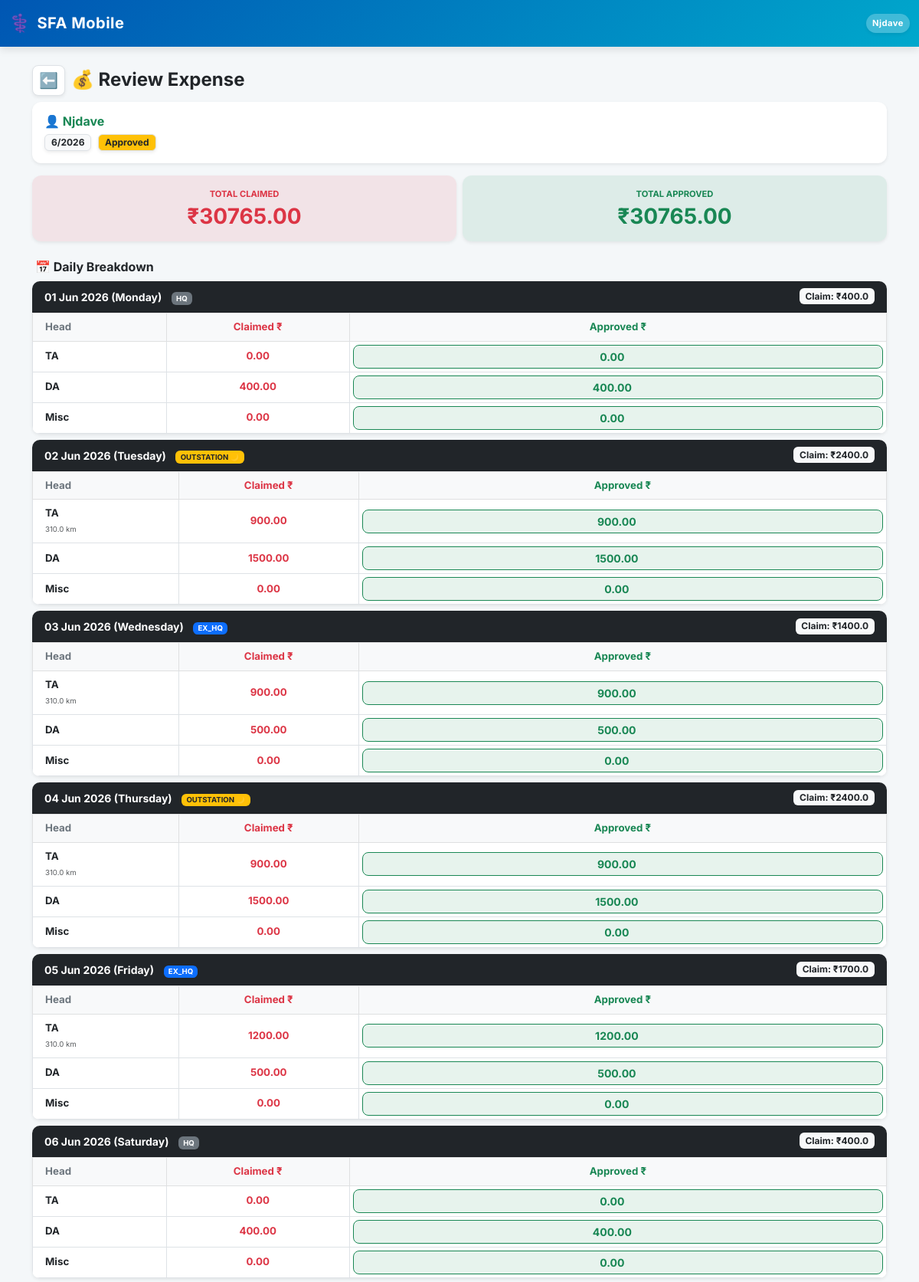
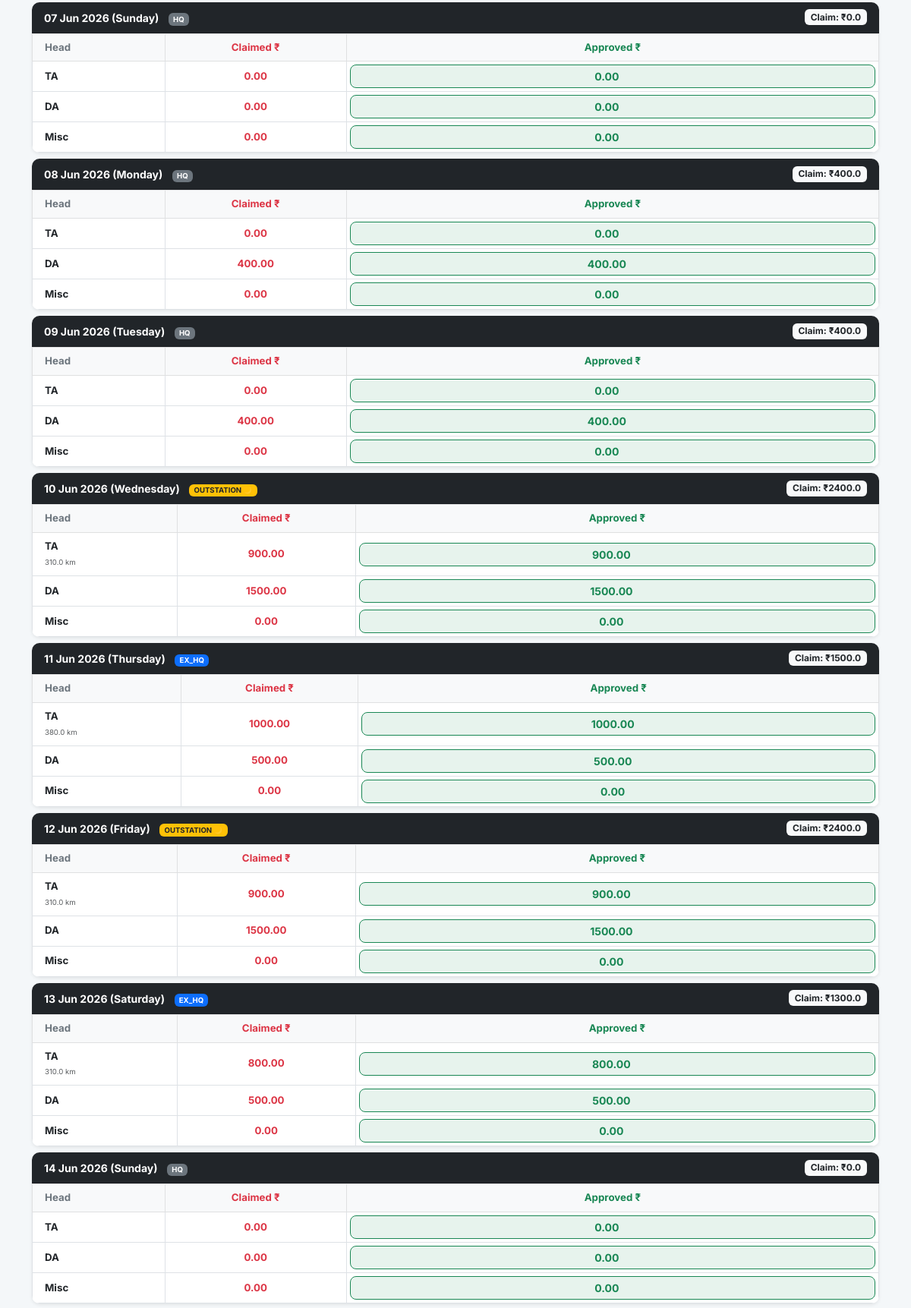
/approvals/expense/9/ (signed in, upper part), run on the app's committed database (2 pictures, top to bottom).
### SFA/models.py (models this page shows, shortened)
class Employee(models.Model):
    user = models.OneToOneField(User, on_delete=models.CASCADE, null=True, blank=True)
    company = models.ForeignKey(Company, on_delete=models.PROTECT, related_name='employees') # Already Correct
    DESIGNATION_CHOICES = [
        ('MR', 'Medical Representative'),
        ('ABM', 'Area Business Manager'),
        ('RBM', 'Regional Business Manager'),
        ('ZBM', 'Zonal Business Manager'),
        ('NSM', 'National Sales Manager'),
        ('Admin', 'System Administrator'),
    ]
    name = models.CharField(max_length=100)
    employee_code = models.CharField(max_length=50, unique=True)
    designation = models.CharField(max_length=5, choices=DESIGNATION_CHOICES, default='MR')
    manager = models.ForeignKey('self', on_delete=models.SET_NULL, null=True, blank=True, related_name='subordinates')
    headquarter = models.ForeignKey(Territory, on_delete=models.SET_NULL, null=True, blank=True)
    phone = models.CharField(max_length=15)
    joining_date = models.DateField(default=timezone.now, help_text="Employee ki company join karne ki date. DCR calendar is date se aage hi banega, pehle ka nahi.")
    photo = models.ImageField(upload_to='employee_photos/', blank=True, null=True, help_text="Employee ki profile photo")
    address = models.TextField(blank=True, null=True, help_text="Employee ka home address")
    is_active = models.BooleanField(default=True, help_text="False matlab ye employee company chhod chuka hai ya inactive hai.")
    leaving_date = models.DateField(null=True, blank=True, help_text="Employee ke company chhodne ki tareekh.")
    dob = models.DateField(null=True, blank=True, verbose_name="Date of Birth")
    anniversary = models.DateField(null=True, blank=True, verbose_name="Marriage Anniversary")
    blood_group = models.CharField(max_length=10, blank=True, null=True)
    emergency_contact = models.CharField(max_length=15, blank=True, null=True)
    permanent_address = models.TextField(blank=True, null=True)
    father_name = models.CharField(max_length=100, blank=True, null=True)
    father_dob = models.DateField(null=True, blank=True)
    father_mobile = models.CharField(max_length=15, blank=True, null=True)
    father_occupation = models.CharField(max_length=100, blank=True, null=True)
    mother_name = models.CharField(max_length=100, blank=True, null=True)
    mother_dob = models.DateField(null=True, blank=True)
    mother_mobile = models.CharField(max_length=15, blank=True, null=True)
    mother_occupation = models.CharField(max_length=100, blank=True, null=True)
    spouse_name = models.CharField(max_length=100, blank=True, null=True)
    spouse_dob = models.DateField(null=True, blank=True)
    spouse_mobile = models.CharField(max_length=15, blank=True, null=True)
    spouse_occupation = models.CharField(max_length=100, blank=True, null=True)
    child1_name = models.CharField(max_length=100, blank=True, null=True)
    child1_dob = models.DateField(null=True, blank=True)
    child2_name = models.CharField(max_length=100, blank=True, null=True)
    child2_dob = models.DateField(null=True, blank=True)
    EMPLOYMENT_STATUS_CHOICES = [
        ('active', 'Active'),
        ('resigned', 'Resigned'),
        ('retired', 'Retired'),
        ('transferred', 'Transferred'),
        ('terminated', 'Terminated'),
        ('vacant', 'Vacant (Placeholder)'),   # 🌟 Dummy employee jab tak naya MR na aaye
        ('archived', 'Archived (Old Dummy)'), # 🌟 Dummy jiska kaam ho gaya, naye employee ko sab de diya
    ]
    employment_status = models.CharField(
        max_length=15, choices=EMPLOYMENT_STATUS_CHOICES, default='active',
        help_text="is_active sirf access/login control karta hai; ye field WAJAH/reason batata hai."
    )
    is_placeholder = models.BooleanField(
        default=False,
        help_text="True = ye ek 'Vacant_<HQ>' dummy employee hai, asli insaan nahi. Joint Work me normal employee jaisa hi treat hota hai (use individual hi maana jayega)."
    )

class MonthlyExpenseReport(models.Model):
    STATUS_CHOICES = (('Draft', 'Draft'), ('Pending', 'Pending Approval'), ('Approved', 'Approved'), ('Rejected', 'Rejected'))
    employee = models.ForeignKey(Employee, on_delete=models.CASCADE, related_name='monthly_expenses')
    month = models.IntegerField()
    year = models.IntegerField()
    status = models.CharField(max_length=20, choices=STATUS_CHOICES, default='Draft')
    manager_remark = models.TextField(blank=True, null=True)
    is_modified = models.BooleanField(default=False)
    created_at = models.DateTimeField(auto_now_add=True)
    class Meta: unique_together = ('employee', 'month', 'year')

class DailyExpense(models.Model):
    TERRITORY_CATEGORY_CHOICES = [
        ('HQ', 'Headquarter'),
        ('EX_HQ', 'Ex-Headquarter'),
        ('OUTSTATION', 'Outstation'),
        ('RETURN', 'Return Day'),
    ]
    monthly_report = models.ForeignKey(MonthlyExpenseReport, on_delete=models.CASCADE, related_name='daily_lines', null=True, blank=True)
    employee = models.ForeignKey(Employee, on_delete=models.CASCADE, related_name='expenses')
    date = models.DateField()
    territory_category = models.CharField(max_length=15, choices=TERRITORY_CATEGORY_CHOICES, blank=True, null=True)
    night_stay = models.BooleanField(default=False)
    distance_km = models.DecimalField(max_digits=6, decimal_places=1, default=0.0)
    ta_amount    = models.DecimalField(max_digits=8, decimal_places=2, default=0.00)
    da_amount    = models.DecimalField(max_digits=8, decimal_places=2, default=0.00)
    misc_amount  = models.DecimalField(max_digits=8, decimal_places=2, default=0.00)
    misc_bill    = models.ImageField(upload_to='expense_bills/', blank=True, null=True, help_text="Bill photo for miscellaneous expense")
    actual_fare  = models.DecimalField(max_digits=8, decimal_places=2, default=0.00,
                    help_text="200+ km pe actual travel fare — MR enters at Day End")
    is_slab3     = models.BooleanField(default=False, help_text="True if distance > slab2_upto_km")
    approved_ta   = models.DecimalField(max_digits=8, decimal_places=2, null=True, blank=True)
    approved_da   = models.DecimalField(max_digits=8, decimal_places=2, null=True, blank=True)
    approved_misc = models.DecimalField(max_digits=8, decimal_places=2, null=True, blank=True)
    remark = models.CharField(max_length=255, blank=True, null=True)
    created_at = models.DateTimeField(auto_now_add=True)
    class Meta:
        unique_together = ('employee', 'date')

### SFA/views/expenses.py (the view, shortened to what this page needs)
# urls.py: path('approvals/expense/<int:exp_id>/', views.review_expense_view, name='review_expense'),
@employee_required
def review_expense_view(request, employee, exp_id):
    manager    = employee
    exp_report = get_object_or_404(MonthlyExpenseReport, id=exp_id)
    if exp_report.employee not in get_full_team_employees(manager) and manager.designation != 'NSM':
        return redirect('manager_approvals')
    daily_expenses = exp_report.daily_lines.all().order_by('date')
    for de in daily_expenses:
        de.day_claimed = float((de.ta_amount or 0) + (de.da_amount or 0) + (de.misc_amount or 0))
    total_claimed  = sum(de.day_claimed for de in daily_expenses)
    total_approved = sum(
        float(de.approved_ta   if de.approved_ta   is not None else de.ta_amount) +
        float(de.approved_da   if de.approved_da   is not None else de.da_amount) +
        float(de.approved_misc if de.approved_misc is not None else de.misc_amount)
        for de in daily_expenses
    )
    return render(request, 'review_expense.html', {
        'exp_report':     exp_report,
        'daily_expenses': daily_expenses,
        'total_claimed':  round(total_claimed, 2),
        'total_approved': round(total_approved, 2),
    })

### SFA/context_processors.py (called while the page is built)
def notification_counts(request):
    if request.user.is_authenticated and hasattr(request.user, 'employee'):
        employee = request.user.employee
        return {
            'unread_notif_count': SystemNotification.objects.filter(
                employee=employee, is_read=False
            ).count(),
            'unread_msg_count': DirectMessage.objects.filter(
                receiver=employee, is_read=False
            ).count(),
        }
    return {
        'unread_notif_count': 0,
        'unread_msg_count': 0,
    }

### SFA/services/team.py (called while the page is built)
def get_full_team_employees(employee, include_inactive=False):
    team_ids = {employee.id}
    managers_to_check = [employee.id]
    while managers_to_check:
        subs_qs = Employee.objects.filter(manager_id__in=managers_to_check)
        if not include_inactive:
            subs_qs = subs_qs.filter(is_active=True)
        subs = list(subs_qs.values_list('id', flat=True))
        if not subs:
            break
        managers_to_check = subs
        team_ids.update(subs)
    qs = Employee.objects.filter(id__in=team_ids)
    if not include_inactive:
        qs = qs.filter(is_active=True)
    return qs

### SFA/templates/review_expense.html (shortened to what this page needs)
{% extends 'base.html' %}
{% block content %}
<div class="container-fluid p-0 mb-4">
    <div class="d-flex align-items-center gap-2 mb-2">
        <a href="{% url 'manager_approvals' %}" class="btn btn-light shadow-sm btn-sm px-2.5 py-1 rounded-3 border bg-white text-secondary">
            <span class="fs-5 fw-bold">⬅️</span>
        </a>
        <h4 class="fw-bold text-dark mb-0">💰 Review Expense</h4>
    </div>
    <div class="card border-0 shadow-sm mb-3 bg-white" style="border-left: 4px solid #198754;">
        <div class="card-body p-3">
            <h6 class="fw-bold text-success mb-1">👤 {{ exp_report.employee.name }}</h6>
            <span class="badge bg-light text-dark border px-2 py-1 fw-bold shadow-sm">{{ exp_report.month }}/{{ exp_report.year }}</span>
            <span class="badge bg-warning text-dark border px-2 py-1 fw-bold shadow-sm ms-1">{{ exp_report.status }}</span>
        </div>
    </div>
    <div class="row g-2 mb-4">
        <div class="col-6">
            <div class="card border-danger bg-danger bg-opacity-10 shadow-sm text-center p-3 h-100" style="border-radius:12px;">
                <small class="text-danger fw-bold" style="font-size:0.7rem;">TOTAL CLAIMED</small>
                <h3 class="fw-bold text-danger mb-0 mt-1">₹{{ total_claimed|floatformat:2 }}</h3>
            </div>
        </div>
        <div class="col-6">
            <div class="card border-success bg-success bg-opacity-10 shadow-sm text-center p-3 h-100" style="border-radius:12px;">
                <small class="text-success fw-bold" style="font-size:0.7rem;">TOTAL APPROVED</small>
                <h3 class="fw-bold text-success mb-0 mt-1">₹{{ total_approved|floatformat:2 }}</h3>
            </div>
        </div>
    </div>
    <form method="POST">
        <h6 class="fw-bold text-dark mb-2 px-1">📅 Daily Breakdown</h6>
        {% for de in daily_expenses %}
        <div class="card border-0 shadow-sm mb-2 bg-white" style="border-radius:10px; overflow:hidden;">
            <div class="card-header bg-dark text-white d-flex justify-content-between align-items-center py-2 px-3">
                <div>
                    <span class="fw-bold small">{{ de.date|date:"d M Y (l)" }}</span>
                    {% if de.territory_category %}
                    <span class="badge ms-2
                        {% if de.territory_category == 'OUTSTATION' %}bg-warning text-dark
                        {% elif de.territory_category == 'EX_HQ' %}bg-primary
                        {% else %}bg-secondary{% endif %}"
                        style="font-size:0.6rem;">
                        {{ de.territory_category }}
                    </span>
                    {% endif %}
                </div>
                <span class="badge bg-light text-dark fw-bold">Claim: ₹{{ de.day_claimed }}</span>
            </div>
            <div class="card-body p-0">
                <table class="table table-bordered mb-0 text-center align-middle" style="font-size:0.83rem;">
                    <thead class="table-light">
                        <tr>
                            <th class="text-start ps-3 text-secondary">Head</th>
                            <th class="text-danger">Claimed ₹</th>
                            <th class="text-success">Approved ₹</th>
                        </tr>
                    </thead>
                    <tbody>
                        <tr>
                            <td class="text-start ps-3 fw-bold text-dark">TA
                                {% if de.distance_km > 0 %}<br><small class="text-muted fw-normal" style="font-size:0.6rem;">{{ de.distance_km }} km</small>{% endif %}
                            </td>
                            <td class="fw-bold text-danger">{{ de.ta_amount }}</td>
                            <td class="p-1">
                                <input type="number" step="0.01" name="app_ta_{{ de.id }}"
                                    value="{{ de.approved_ta|default:de.ta_amount }}"
                                    class="form-control form-control-sm text-center fw-bold text-success border-success bg-success bg-opacity-10 shadow-none">
                            </td>
                        </tr>
                        <tr>
                            <td class="text-start ps-3 fw-bold text-dark">DA</td>
                            <td class="fw-bold text-danger">{{ de.da_amount }}</td>
                            <td class="p-1">
                                <input type="number" step="0.01" name="app_da_{{ de.id }}"
                                    value="{{ de.approved_da|default:de.da_amount }}"
                                    class="form-control form-control-sm text-center fw-bold text-success border-success bg-success bg-opacity-10 shadow-none">
                            </td>
                        </tr>
                        <tr>
                            <td class="text-start ps-3 fw-bold text-dark">Misc</td>
                            <td class="fw-bold text-danger">
                                {{ de.misc_amount }}
                            </td>
                            <td class="p-1">
                                <input type="number" step="0.01" name="app_misc_{{ de.id }}"
                                    value="{{ de.approved_misc|default:de.misc_amount }}"
                                    class="form-control form-control-sm text-center fw-bold text-success border-success bg-success bg-opacity-10 shadow-none">
                            </td>
                        </tr>
                    </tbody>
                </table>
            </div>
        </div>
        {% endfor %}
    </form>
</div>
{% endblock %}

### SFA/templates/base.html (shortened to what this page needs)
<!DOCTYPE html>
<html lang="en">
<head>
    <link href="https://cdn.jsdelivr.net/npm/bootstrap@5.3.0/dist/css/bootstrap.min.css" rel="stylesheet">
    <link href="https://cdn.jsdelivr.net/npm/bootstrap-icons@1.11.0/font/bootstrap-icons.css" rel="stylesheet">
</head>
<body>
    <nav class="navbar navbar-dark navbar-custom sticky-top">
        <div class="container-fluid py-1">
            <span class="navbar-brand mb-0 h1 d-flex align-items-center gap-2">
                <span style="font-size: 1.4rem;">⚕️</span> SFA Mobile
            </span>
            <div class="d-flex align-items-center gap-3">
                <span class="text-white fw-bold bg-white bg-opacity-25 px-2 py-1 rounded-pill shadow-sm" style="font-size: 0.70rem; letter-spacing: 0.5px;">
                    {{ request.user.employee.name|default:"Guest"|truncatechars:10 }}
                </span>
            </div>
        </div>
    </nav>
    <div class="container mt-4 mb-4">
        {% block content %}
        {% endblock %}
    </div>
</body>
</html>

### SFA/templates/base.html (style rules this page uses)
:root { --pharma-primary: #0056b3; --pharma-secondary: #00a8cc; --bg-light: #f4f7f9; }
body { font-family: 'Inter', sans-serif; background-color: var(--bg-light); padding-bottom: 85px; }
.navbar-custom { background: linear-gradient(135deg, var(--pharma-primary), var(--pharma-secondary)); box-shadow: 0 4px 10px rgba(0,0,0,0.1); }
.navbar-brand { font-weight: 700; letter-spacing: 0.5px; }
.card { border: none !important; border-radius: 12px; box-shadow: 0 4px 12px rgba(0, 0, 0, 0.05); }
.form-control, .form-select { border-radius: 8px; border: 1px solid #ced4da; }

### data on the page
MonthlyExpenseReport: employee.name "Njdave", month "6", year "2026", status "Approved"
DailyExpense: date "01 Jun 2026 (Monday)", territory_category "HQ", day_claimed "400.0", ta_amount "0.00", approved_ta "0.00", da_amount "400.00", approved_da "400.00", misc_amount "0.00", approved_misc "0.00"
DailyExpense: date "02 Jun 2026 (Tuesday)", territory_category "OUTSTATION", day_claimed "2400.0", distance_km "310.0", ta_amount "900.00", approved_ta "900.00", da_amount "1500.00", approved_da "1500.00", misc_amount "0.00", approved_misc "0.00"
DailyExpense: date "03 Jun 2026 (Wednesday)", territory_category "EX_HQ", day_claimed "1400.0", distance_km "310.0", ta_amount "900.00", approved_ta "900.00", da_amount "500.00", approved_da "500.00", misc_amount "0.00", approved_misc "0.00"
DailyExpense: date "04 Jun 2026 (Thursday)", territory_category "OUTSTATION", day_claimed "2400.0", distance_km "310.0", ta_amount "900.00", approved_ta "900.00", da_amount "1500.00", approved_da "1500.00", misc_amount "0.00", approved_misc "0.00"
DailyExpense: date "05 Jun 2026 (Friday)", territory_category "EX_HQ", day_claimed "1700.0", distance_km "310.0", ta_amount "1200.00", approved_ta "1200.00", da_amount "500.00", approved_da "500.00", misc_amount "0.00", approved_misc "0.00"
DailyExpense: date "06 Jun 2026 (Saturday)", territory_category "HQ", day_claimed "400.0", ta_amount "0.00", approved_ta "0.00", da_amount "400.00", approved_da "400.00", misc_amount "0.00", approved_misc "0.00"
DailyExpense: date "07 Jun 2026 (Sunday)", territory_category "HQ", day_claimed "0.0", ta_amount "0.00", approved_ta "0.00", da_amount "0.00", approved_da "0.00", misc_amount "0.00", approved_misc "0.00"
DailyExpense: date "08 Jun 2026 (Monday)", territory_category "HQ", day_claimed "400.0", ta_amount "0.00", approved_ta "0.00", da_amount "400.00", approved_da "400.00", misc_amount "0.00", approved_misc "0.00"
DailyExpense: date "09 Jun 2026 (Tuesday)", territory_category "HQ", day_claimed "400.0", ta_amount "0.00", approved_ta "0.00", da_amount "400.00", approved_da "400.00", misc_amount "0.00", approved_misc "0.00"
DailyExpense: date "10 Jun 2026 (Wednesday)", territory_category "OUTSTATION", day_claimed "2400.0", distance_km "310.0", ta_amount "900.00", approved_ta "900.00", da_amount "1500.00", approved_da "1500.00", misc_amount "0.00", approved_misc "0.00"
DailyExpense: date "11 Jun 2026 (Thursday)", territory_category "EX_HQ", day_claimed "1500.0", distance_km "380.0", ta_amount "1000.00", approved_ta "1000.00", da_amount "500.00", approved_da "500.00", misc_amount "0.00", approved_misc "0.00"
DailyExpense: date "12 Jun 2026 (Friday)", territory_category "OUTSTATION", day_claimed "2400.0", distance_km "310.0", ta_amount "900.00", approved_ta "900.00", da_amount "1500.00", approved_da "1500.00", misc_amount "0.00", approved_misc "0.00"
DailyExpense: date "13 Jun 2026 (Saturday)", territory_category "EX_HQ", day_claimed "1300.0", distance_km "310.0", ta_amount "800.00", approved_ta "800.00", da_amount "500.00", approved_da "500.00", misc_amount "0.00", approved_misc "0.00"
DailyExpense: date "14 Jun 2026 (Sunday)", territory_category "HQ", day_claimed "0.0", ta_amount "0.00", approved_ta "0.00", da_amount "0.00", approved_da "0.00", misc_amount "0.00", approved_misc "0.00"

### other printed values
{{ request.user.employee.name|default:"Guest"|truncatechars:10 }} "Njdave"
{{ total_claimed|floatformat:2 }} "30765.00"
{{ total_approved|floatformat:2 }} "30765.00"
